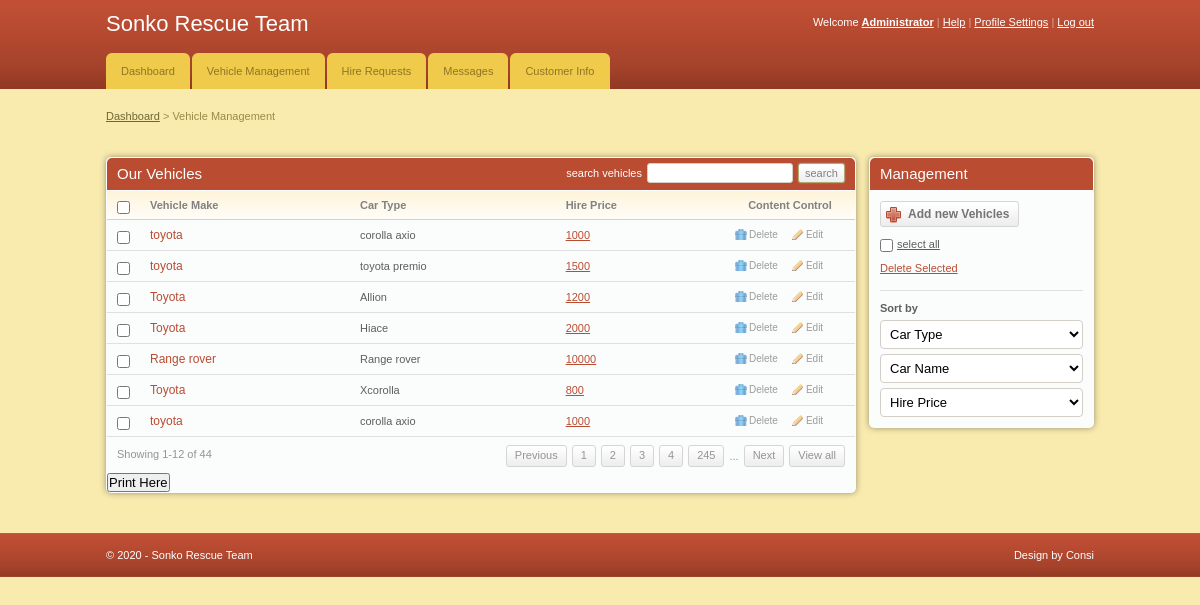
Screenshot of /admin/add_vehicles.php (signed in) with the database file from the repository.
### tables this page shows
CREATE TABLE `cars` (
  `car_id` int(11) NOT NULL,
  `car_name` varchar(255) NOT NULL,
  `car_type` varchar(255) NOT NULL,
  `image` text NOT NULL,
  `hire_cost` int(11) NOT NULL,
  `capacity` int(11) NOT NULL,
  `status` varchar(255) NOT NULL
);

### admin/add_vehicles.php (the view, shortened to what this page needs)
<!DOCTYPE html PUBLIC "-//W3C//DTD XHTML 1.0 Transitional//EN" "http://www.w3.org/TR/xhtml1/DTD/xhtml1-transitional.dtd">
<html xmlns="http://www.w3.org/1999/xhtml">
<head>
	<link rel="stylesheet" href="css/style.css" type="text/css" media="all" />
</head>
<body>
<div id="header">
	<div class="shell">
		<?php
			include 'menu.php';
		?>
		</div>
	</div>
<div id="container">
	<div class="shell">
		<div class="small-nav">
			<a href="index.php">Dashboard</a>
			<span>&gt;</span>
			Vehicle Management
		</div>
		<br />
		<div id="main">
			<div id="content">
				<div class="box">
					<div class="box-head">
						<h2 class="left">Our Vehicles</h2>
						<div class="right">
							<label>search vehicles</label>
							<input type="text" class="field small-field" />
							<input type="submit" class="button" value="search" />
						</div>
					</div>
					<div class="table">
						<table width="100%" border="0" cellspacing="0" cellpadding="0">
							<tr>
								<th width="13"><input type="checkbox" class="checkbox" /></th>
								<th>Vehicle Make</th>
								<th>Car Type</th>
								<th>Hire Price</th>
								<th width="110" class="ac">Content Control</th>
							</tr>
							<?php
								include '../includes/config.php';
								$select = "SELECT * FROM cars WHERE status = 'Available'";
								$result = $conn->query($select);
								while($row = $result->fetch_assoc()){
							?>
							<tr>
								<td><input type="checkbox" class="checkbox" /></td>
								<td><h3><a href="#"><?php echo $row['car_type'] ?></a></h3></td>
								<td><?php echo $row['car_name'] ?></td>
								<td><a href="#"><?php echo $row['hire_cost'] ?></a></td>
								<td><a href="javascript:sureToApprove(<?php echo $row['car_id'];?>)" class="ico del">Delete</a><a href="edit.php?id=<?php echo $row['car_id']?>" class="ico edit">Edit</a></td>
							</tr>
							<?php
								}
							?>
						</table>
						<div class="pagging">
							<div class="left">Showing 1-12 of 44</div>
							<div class="right">
								<a href="#">Previous</a>
								<a href="#">1</a>
								<a href="#">2</a>
								<a href="#">3</a>
								<a href="#">4</a>
								<a href="#">245</a>
								<span>...</span>
								<a href="#">Next</a>
								<a href="#">View all</a>
							</div>
						</div>
					</div>
					<h2><input type="submit" onclick="window.print()" value="Print Here" /></h2>
				</div>
			</div>
			<div id="sidebar">
				<div class="box">
					<div class="box-head">
						<h2>Management</h2>
					</div>
					<div class="box-content">
						<a href="add_cars.php" class="add-button"><span>Add new Vehicles</span></a>
						<p class="select-all"><input type="checkbox" class="checkbox" /><label>select all</label></p>
						<p><a href="#">Delete Selected</a></p>
						<div class="sort">
							<label>Sort by</label>
							<select class="field">
								<option value="">Car Type</option>
							</select>
							<select class="field">
								<option value="">Car Name</option>
							</select>
							<select class="field">
								<option value="">Hire Price</option>
							</select>
						</div>
					</div>
				</div>
			</div>
		</div>
	</div>
</div>
<div id="footer">
	<div class="shell">
		<span class="left">&copy; <?php echo date("Y");?> - Sonko Rescue Team</span>
		<span class="right">
			Design by Consi</a>
		</span>
	</div>
</div>
</body>
</html>

### admin/css/style.css (style rules this page uses)
* { padding:0; margin:0; outline:0; }
body { background:#f9ebae; font-family: Verdana, sans-serif; font-size:11px; line-height:14px; color:#5e5e5e; }
input, textarea, select { font-family: Verdana, sans-serif; font-size:13px; }
.field { border:solid 1px #d3cfc7; background:#fff; padding:5px; }
.small-field { border:solid 1px #d3cfc7; background:#fff; padding:3px 1px; font-size:11px; }
.checkbox { width:13px; height:13px; vertical-align:top; position:relative; top:2px; }
.button { background:#eee url(images/button.gif) repeat-x 0 0; border:solid 1px #b1a874; color:#7f7f7f; font-size:11px; padding:2px 6px 2px 6px; cursor:pointer; line-height:14px !important; }
a { color:#ba4c32; text-decoration: underline; cursor:pointer; }
.left, .alignleft { float:left; display:inline; }
.right, .alignright { float:right; display:inline; }
.ac { text-align: center !important; }
h2 { font-size:15px; font-weight: normal; }
h3 { font-size:12px; line-height:14px; font-weight: normal; }
h3 a { text-decoration: none; }
.shell { width:988px; margin:0 auto; }
#header { height:89px; background:url(images/header.gif); white-space:nowrap; }
#container { padding:20px 0; }
.small-nav { color:#978b48; padding-bottom:20px; }
.small-nav a { color:#6f6636; }
#content { float:left; width:750px; }
#sidebar { float:right; width:225px; }
.table th { background:#fffdfa url(images/th.gif) repeat-x 0 0; color:#818181; text-align: left; padding:7px 10px; border-bottom:solid 1px #d2d1cb; }
.table td { background:#fbfcfc; border-bottom:solid 1px #e0e0e0; padding:8px 10px; }
.box { background:#fbfcfc; height:100%; padding:1px; margin-bottom:20px; }
.box-head { background:#ba4c32; height:32px; color:#fff; padding: 0 10px; line-height:32px; white-space:nowrap; border-bottom:solid 1px #fff; }
.box-head .right { padding-top:5px; line-height:13px; }
.box-head .right label, .box-head .right input { float:left; }
.box-head .right label { padding:4px 0 0 0; }
.box-head .right input { margin-left:5px; }
.pagging { height:20px; padding:8px 10px; line-height:19px; color:#949494; }
.pagging a { background:url(images/pagging.gif) repeat-x 0 0; height:20px; float:left; padding:0 8px; border:solid 1px #d5d5d5; text-decoration: none; color:#949494; margin-left:5px; }
.pagging span { float:left; margin-left:5px; padding-top:2px; }
a.ico { color:#9d9c9a; font-size:10px; text-decoration: none; padding:0 0 0 14px; background-repeat:no-repeat; background-position:0 0; }
a.del { background-image:url(images/del.gif) }
a.edit { background-image:url(images/edit.gif); margin-left:14px; }
.box-content { padding:10px; }
.sort { border-top:solid 1px #e0e0e0; padding-top:10px; margin-top:15px; }
.sort label { display:block; font-weight: bold; }
.sort .field { display:block; margin-top:5px; }
.sort select.field { width:203px; }
.box-content p { padding-top:10px; }
.select-all label { text-decoration: underline; padding-left:4px; }
.add-button, .add-button span { float:left; height:26px; background:url(images/add-button.gif) no-repeat 0 0; padding:0 0 0 28px; }
.add-button span { background-position:right 0; padding:0 10px 0 0; }
.add-button { font-weight: bold; font-size:12px; color:#747474; text-decoration: none; line-height:26px; }
#footer { height:44px; background:url(images/footer.gif); line-height:44px; color:#fff; }
.box { -moz-border-radius:5px; -webkit-border-radius:5px; -moz-box-shadow: 0 0 6px #978f6c; -webkit-box-shadow: 0 0 6px #978f6c; }
.box-head { -moz-border-radius-topleft:5px; -moz-border-radius-topright:5px; -webkit-border-top-left-radius:5px; -webkit-border-top-right-radius:5px; }
.field, .button { -moz-border-radius:4px; -webkit-border-radius:4px; }
.small-field, .button, .pagging a { -moz-border-radius:3px; -webkit-border-radius:3px; }
.button { -moz-box-shadow: 0 0 2px #978f6c; -webkit-box-shadow: 0 0 2px #978f6c; }

### rows the page displays
cars: car_type "toyota", car_name "corolla axio", hire_cost "1000"
cars: car_type "toyota", car_name "toyota premio", hire_cost "1500"
cars: car_type "Toyota", car_name "Allion", hire_cost "1200"
cars: car_type "Toyota", car_name "Hiace", hire_cost "2000"
cars: car_type "Range rover", car_name "Range rover", hire_cost "10000"
cars: car_type "Toyota", car_name "Xcorolla", hire_cost "800"
cars: car_type "toyota", car_name "corolla axio", hire_cost "1000"
